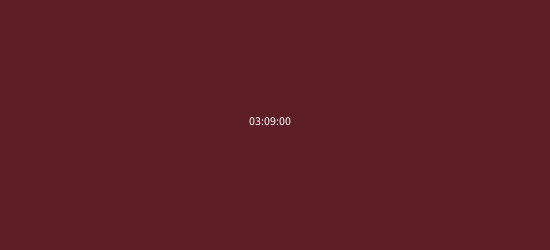
Frame 1 (no input)
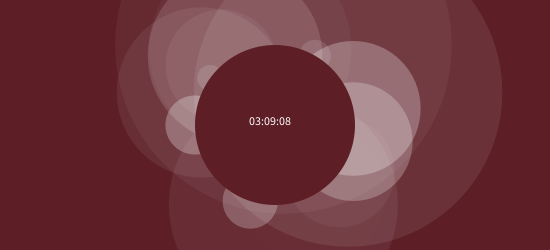
Frame 60 (the mouse pressed at the canvas centre just before this capture)
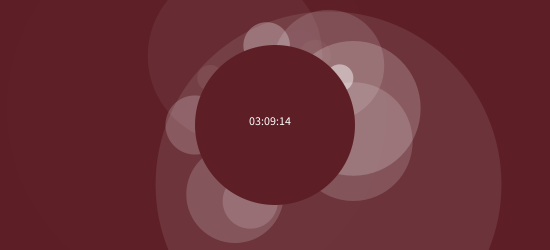
Frame 120 (the mouse held since frame 60 and released just before this capture)

The Processing sketch that drew these frames (run headless with seeded random() and noise(); from frame 60 on, the mouse is pressed at the canvas centre):

// Processing sketch: processing_97447
// ── processing_97447.pde

/*
Sketch inspired of: http://cdn1.sbnation.com/entry_photo_images/7397019/Screen_Shot_2013-01-01_at_08.11.56_large_verge_medium_landscape.png

Of course, a lot if missing, like the center of the circle, it should be a mask, and I need a
background.

Made by @ramayac
*/

float large_rad = 80;
float num_cir = 100;
int circ = 30;
Circulo[] circulos = new Circulo[circ];

void setup() {
  size(550, 250);
  background(#5D1E26); 
  frameRate(10);
  noStroke();
  iniciarCirculos();
}

void draw() {
  background(#5D1E26);
  dibujarCirculos();  

  //Circulo del centro, hay que hacerlo mascara
  fill(#5D1E26);
  noStroke();
  ellipse(width/2, height/2, large_rad*2, large_rad*2);

  String hora = t(hour()) + ":" + t(minute()) + ":" + t(second());

  fill(255);
  text(hora, 249, height/2);
  //println(hora);
}

void mousePressed() {
  println(mouseX + ", " + mouseY);
}

//Esto deberia ser un lambda
String t(int tiempo) {
  if (tiempo < 10) {
    return "0" + tiempo;
  }  
  else {
    return "" + tiempo;
  }
}

void iniciarCirculos() {
  for (int i = 0; i < circulos.length; i++) {
    float angle = i * TWO_PI / circulos.length;
    float x = width/2 + cos(angle) * large_rad;
    float y = height/2 + sin(angle) * large_rad;
    float rad = random(10, large_rad*2.5);
    circulos[i] = new Circulo(x, y, rad);
  }
}

void dibujarCirculos() {
  for (int i = 0; i < circulos.length; i++) {
    circulos[i].draw();
  }
}

class Circulo {
  float x, y, r, a;

  Circulo(float x, float y, float r) {
    this.x = x;
    this.y = y;
    this.r = r;
    this.a = 0;
  }

  void draw() {
    if (a > 0) {
      fill(255, a);
      noStroke();
      ellipse(x, y, r*2, r*2);
      float decrece = random(1);
      if (decrece < 0.30){
        a--;
      }
    } else {
      if(frameCount % 10 == 0){
        float revive = random(1);
        if (revive < 0.10) {
          if (r*2 < large_rad*2) {
            a = random(0, 120);
          } else {
            a = random(0, 40);
          }
        }
      }
    }
  }
}
